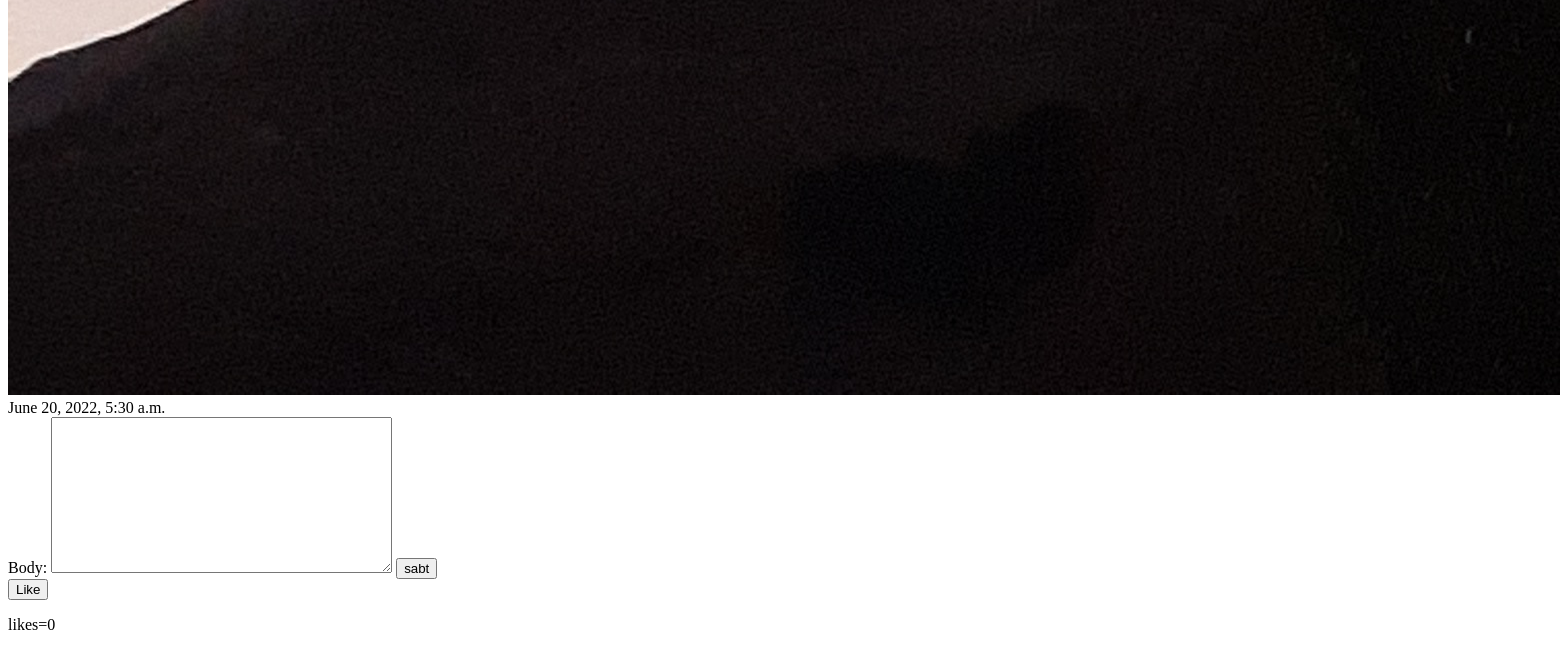
/detail/19/ (lower part), run on an earlier commit of the app's database.
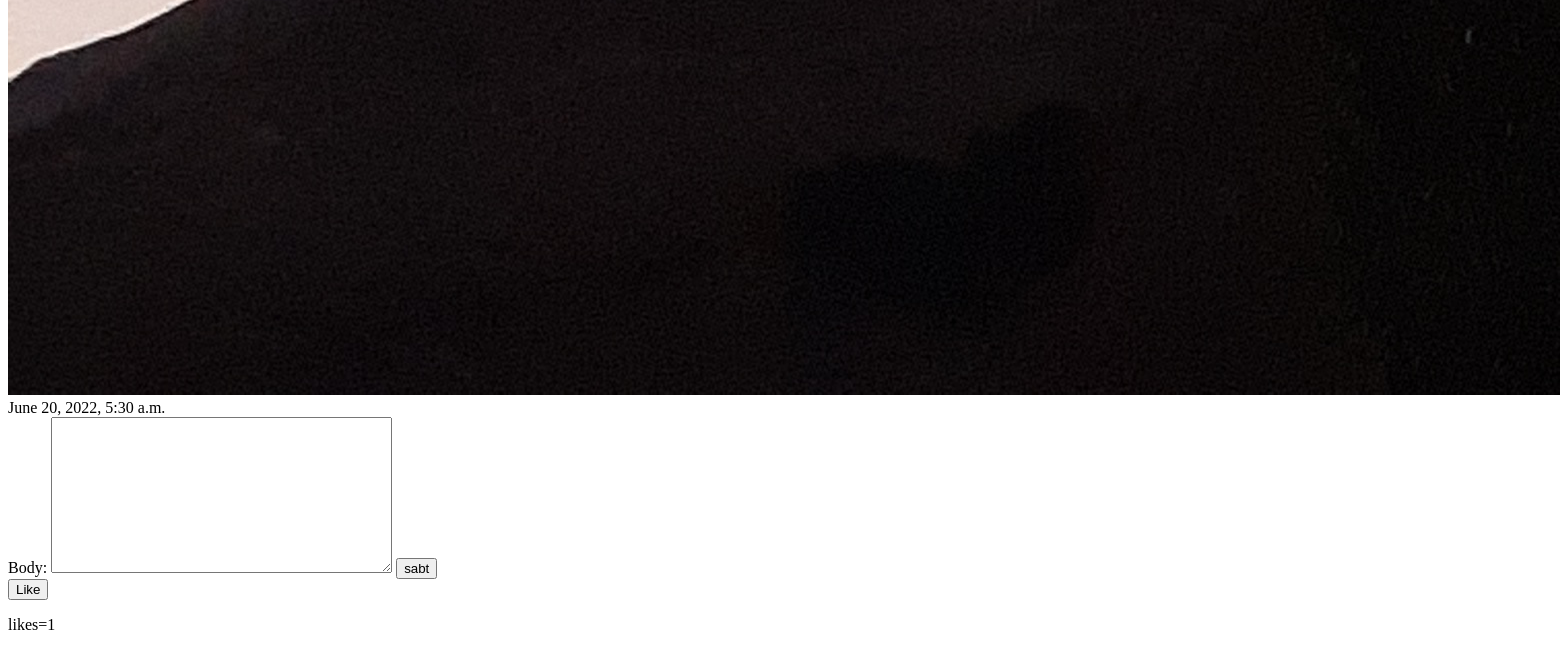
And on a later commit of the database.
### blog/models.py (models this page shows, shortened)
class MyPost(models.Model):
    author=models.ForeignKey(User,on_delete=models.CASCADE,null=True,related_name='related_name')
    user_likes = models.ManyToManyField(User,related_name='userlike',blank=True)
    title=models.CharField(max_length=200)
    image = models.ImageField(upload_to='media/img',default='defult.jpg', blank=True, null=True)
    contet=models.TextField(null=True)
    created_date=models.DateTimeField(auto_now_add=True)
    likes = models.PositiveIntegerField(default=0)

### blog/views.py (the view, shortened to what this page needs)
# urls.py: path("detail/<int:id>/", views.detailPost.as_view(), name='detial'),
class detailPost(View):
    form_class= CommentForm
    template_name='detail.html'
    def get(self, request,*args, **kwargs):
        posts= MyPost.objects.filter(pk=kwargs.get('id'))
        post = MyPost.objects.get(pk=kwargs.get('id'))
        comments=Comment.objects.filter(post_id=kwargs.get('id'))
        form=self.form_class()
        if request.user == post.author:
            edit=True
        else:
            edit= False
        context={
            'edit':edit,
            'posts': posts,
            'comments':comments,
            'comment':form}
        return render(request,self.template_name,context)

### blog/forms.py
class CommentForm(forms.ModelForm):
    class Meta:
        model = Comment
        fields = ('body',)

### template/detail.html (shortened to what this page needs)
{% extends 'base.html' %}
{% block content %}
{% for feature in posts %}
         {{feature.contet}}<br>
        <img src='{{feature.image}}'>
        {{feature.created_date}}
            <form  action="" method='POST' >
                {{comment}}
                <button>sabt</button>
            </form>
        <form action="{% url 'blog:like' feature.id %}" method="post" name="like" >
        <button type='submit' name='like' value="{{ post.id }}" >Like</button>
    </form>
    <p>likes={{feature.likes}}</p>
{% endfor %}
{% endblock  %}

### template/base.html (shortened to what this page needs)
<!DOCTYPE html>
{% load static %}
<html lang="en">
<head>
</head>
<body>
    {% block content %}{% endblock content %}
</body>
</html>

What changed in the data, as far as the page shows it:
changed MyPost: likes "0" → "1"
